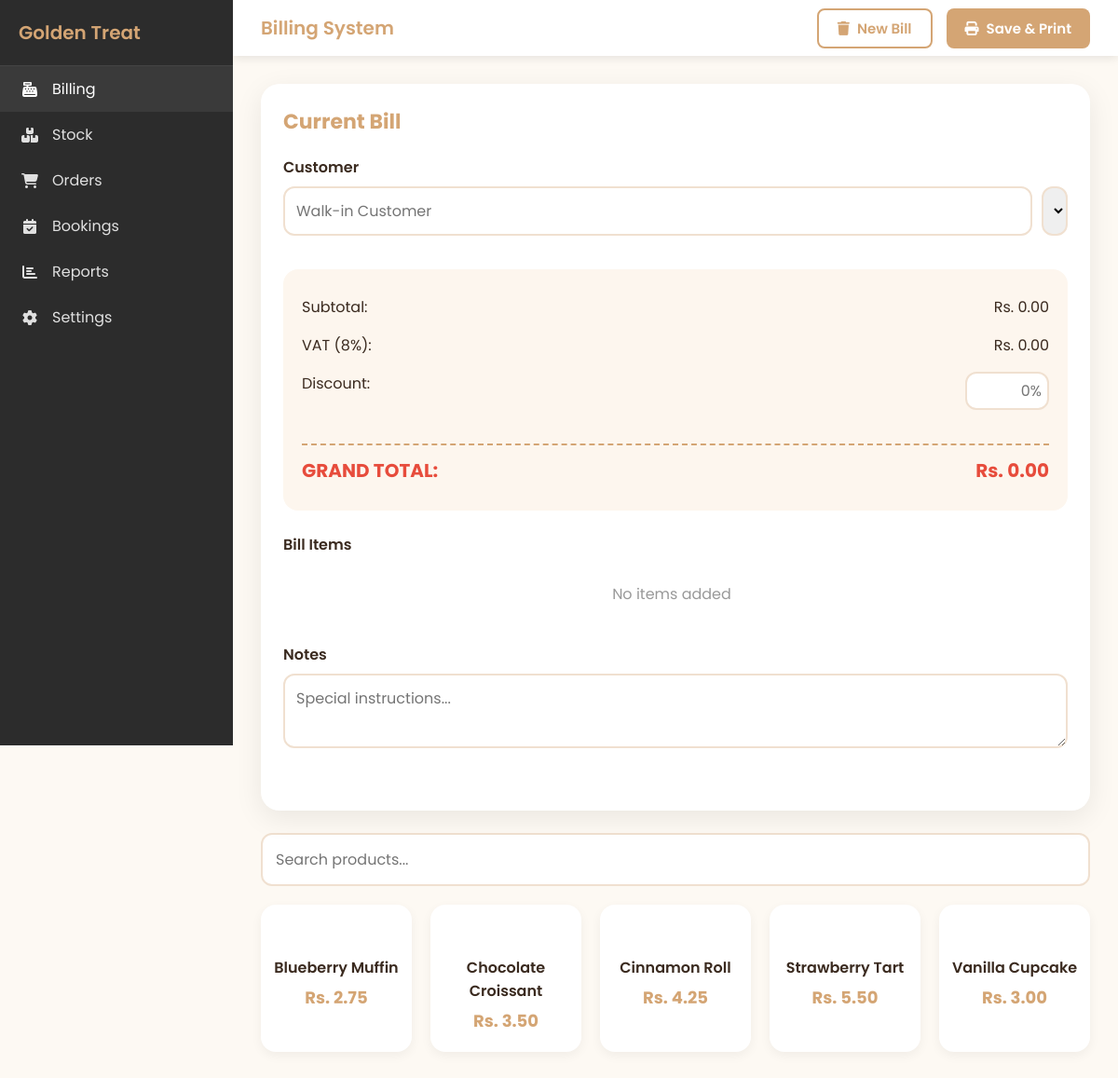
The app's page /billing/index.php with its own data.
### tables this page shows
CREATE TABLE IF NOT EXISTS products (
    id INT AUTO_INCREMENT PRIMARY KEY,
    name VARCHAR(255) NOT NULL,
    description TEXT,
    price DECIMAL(10, 2) NOT NULL,
    image VARCHAR(255) DEFAULT 'default.jpg',
    category VARCHAR(100),
    is_daily_special BOOLEAN DEFAULT 0,
    discount_percentage DECIMAL(5, 2) DEFAULT 0,
    visibility BOOLEAN DEFAULT 1,
    stock_quantity INT DEFAULT 0,
    created_at TIMESTAMP DEFAULT CURRENT_TIMESTAMP
);

CREATE TABLE settings (
    id INT PRIMARY KEY AUTO_INCREMENT,
    shop_name VARCHAR(255) NOT NULL,
    shop_slogan VARCHAR(255),
    shop_tel VARCHAR(50),
    shop_email VARCHAR(255),
    shop_address TEXT,
    thank_note TEXT,
    vat_percent DECIMAL(5,2) DEFAULT 0.00
);

### billing/index.php (the view, shortened to what this page needs)
<?php
$host = 'localhost';
$db   = 'golden_treat';
$user = 'root';
$pass = '';
$charset = 'utf8mb4';
$dsn = "mysql:host=$host;dbname=$db;charset=$charset";
$opt = [
    PDO::ATTR_ERRMODE            => PDO::ERRMODE_EXCEPTION,
    PDO::ATTR_DEFAULT_FETCH_MODE => PDO::FETCH_ASSOC,
    PDO::ATTR_EMULATE_PREPARES   => false,
];
$pdo = new PDO($dsn, $user, $pass, $opt);
$settings = $pdo->query("SELECT * FROM settings WHERE id = 1")->fetch();
$vatPercent = $settings ? (float)$settings['vat_percent'] : 8.0;
$products = $pdo->query("SELECT id, name, price, stock_quantity FROM products WHERE visibility = 1 ORDER BY name")->fetchAll();
?>
<!DOCTYPE html>
<html>
<head>
  <link rel="stylesheet" href="https://cdnjs.cloudflare.com/ajax/libs/font-awesome/6.4.0/css/all.min.css">
</head>
<body>
  <div class="sidebar">
    <div class="logo">
      <h1>Golden Treat</h1>
    </div>
    <div class="nav-item active">
      <i class="fas fa-cash-register"></i>
      <span class="nav-text">Billing</span>
    </div>
    <div class="nav-item" onclick="window.location='stock.php'">
      <i class="fas fa-boxes"></i>
      <span class="nav-text">Stock</span>
    </div>
    <div class="nav-item" onclick="window.location='orders.php'">
      <i class="fas fa-shopping-cart"></i>
      <span class="nav-text">Orders</span>
    </div>
    <div class="nav-item" onclick="window.location='bookings.php'">
      <i class="fas fa-calendar-check"></i>
      <span class="nav-text">Bookings</span>
    </div>
    <div class="nav-item" onclick="window.location='reports.php'">
      <i class="fas fa-chart-bar"></i>
      <span class="nav-text">Reports</span>
    </div>
    <div class="nav-item" onclick="openSettingsModal()">
      <i class="fas fa-cog"></i>
      <span class="nav-text">Settings</span>
    </div>
  </div>
  <div class="main">
    <div class="navbar">
      <div class="page-title">Billing System</div>
      <div class="navbar-actions">
        <button class="btn btn-outline no-print" onclick="clearBill()">
          <i class="fas fa-trash"></i> New Bill
        </button>
        <button class="btn btn-primary no-print" onclick="saveAndPrint()">
          <i class="fas fa-print"></i> Save & Print
        </button>
      </div>
    </div>
    <div class="content">
      <div class="billing-container">
        <div>
          <input type="text" id="search-products" placeholder="Search products..."
                 oninput="filterProducts()"
                 style="width:100%; padding:14px; font-size:16px; border-radius:12px; border:2px solid var(--border); margin-bottom:20px;">
          <div class="products-grid" id="products-grid">
            <?php foreach ($products as $p): ?>
              <div class="product-card" data-id="<?= $p['id'] ?>" data-name="<?= htmlspecialchars($p['name']) ?>"
                   onclick='addItem(<?= json_encode($p) ?>)'>
                <h3><?= htmlspecialchars($p['name']) ?></h3>
                <div class="price">Rs. <?= number_format($p['price'], 2) ?></div>
              </div>
            <?php endforeach; ?>
          </div>
        </div>
        <div class="bill-panel">
          <div class="panel-header">
            <div class="panel-title">Current Bill</div>
          </div>
          <div class="form-group">
            <label>Customer</label>
            <div style="display:flex; gap:10px;">
              <input type="text" id="customer-name" placeholder="Walk-in Customer" onfocus="openDebitModal()">
              <select id="payment-method" style="flex:1;" onchange="handlePaymentChange()">
                <option value="cash">Cash</option>
              </select>
            </div>
          </div>
          <div class="summary-box">
            <div class="summary-row">
              <span>Subtotal:</span>
              <span id="subtotal">Rs. 0.00</span>
            </div>
            <div class="summary-row">
              <span>VAT (<?= $vatPercent ?>%):</span>
              <span id="vat">Rs. 0.00</span>
            </div>
            <div class="summary-row">
              <span>Discount:</span>
              <input type="text" id="discount" placeholder="0%" style="width:90px; text-align:right; padding:6px;" onblur="calculate()">
            </div>
            <div class="summary-row total">
              <span>GRAND TOTAL:</span>
              <span id="total">Rs. 0.00</span>
            </div>
          </div>
          <div class="form-group">
            <label>Bill Items</label>
            <div class="bill-items" id="bill-items">
            </div>
          </div>
          <div class="form-group">
            <label>Notes</label>
            <textarea id="notes" placeholder="Special instructions..."></textarea>
          </div>
        </div>
      </div>
    </div>
  </div>
</body>
</html>

### billing/index.php (style rules this page uses)
* { margin: 0; padding: 0; box-sizing: border-box; font-family: 'Poppins', sans-serif; }
:root { --primary: #d4a574; --primary-dark: #b88a5f; --text: #3a2a1f; --light: #fdf9f3; --card: #ffffff; --border: #f0e0d0; --sidebar-bg: #2c2c2c; --sidebar-text: #e0e0e0; --sidebar-hover: #3a3a3a; }
body { background: var(--light); color: var(--text); display: flex; min-height: 100vh; }
.sidebar { width: 250px; background: var(--sidebar-bg); color: var(--sidebar-text); padding: 20px 0; transition: all 0.3s; height: 100vh; position: fixed; overflow-y: auto; }
.logo { padding: 0 20px 20px; border-bottom: 1px solid #444; }
.logo h1 { font-size: 20px; font-weight: 600; color: var(--primary); }
.nav-item { padding: 12px 20px; display: flex; align-items: center; gap: 12px; cursor: pointer; transition: all 0.2s; }
.nav-item:hover, .nav-item.active { background: var(--sidebar-hover); color: white; }
.nav-item i { width: 24px; text-align: center; }
.main { flex: 1; margin-left: 250px; display: flex; flex-direction: column; }
.navbar { background: white; padding: 0 30px; height: 60px; display: flex; align-items: center; justify-content: space-between; box-shadow: 0 2px 10px rgba(0,0,0,0.1); }
.page-title { font-size: 20px; font-weight: 600; color: var(--primary); }
.navbar-actions { display: flex; gap: 15px; }
.btn { padding: 8px 20px; border: none; border-radius: 8px; font-weight: 600; cursor: pointer; display: flex; align-items: center; gap: 8px; font-size: 15px; }
.btn-primary { background: var(--primary); color: white; }
.btn-outline { background: transparent; border: 2px solid var(--primary); color: var(--primary); }
.content { padding: 30px; flex: 1; }
.billing-container { display: grid; grid-template-columns: 1fr 400px; gap: 24px; max-width: 1600px; }
@media (max-width: 1200px) { .billing-container { grid-template-columns: 1fr; } }
@media (max-width: 1200px) { .bill-panel { order: -1; } }
.products-grid { display: grid; grid-template-columns: repeat(auto-fill, minmax(150px, 1fr)); gap: 20px; }
.product-card { background: var(--card); border-radius: 16px; padding: 20px 10px; text-align: center; cursor: pointer; transition: all 0.2s; box-shadow: 0 4px 12px rgba(0,0,0,0.05); }
.product-card h3 { font-size: 16px; margin: 10px 0 6px; font-weight: 600; }
.product-card .price { font-weight: 700; color: var(--primary); font-size: 18px; }
.bill-panel { background: var(--card); border-radius: 20px; padding: 24px; box-shadow: 0 8px 30px rgba(0,0,0,0.08); height: fit-content; position: sticky; top: 90px; }
.panel-header { display: flex; justify-content: space-between; align-items: center; margin-bottom: 20px; }
.panel-title { font-size: 22px; font-weight: 700; color: var(--primary); }
.summary-box { background: #fdf6ee; border-radius: 16px; padding: 20px; margin-bottom: 24px; }
.summary-row { display: flex; justify-content: space-between; padding: 8px 0; font-size: 16px; }
.summary-row.total { font-weight: 700; color: #e74c3c; font-size: 20px; margin-top: 12px; padding-top: 12px; border-top: 2px dashed var(--primary); }
input, select, textarea { width: 100%; padding: 12px; border: 2px solid var(--border); border-radius: 12px; font-size: 16px; margin-bottom: 16px; }
textarea { min-height: 80px; resize: vertical; }
.bill-items { max-height: 200px; overflow-y: auto; margin-bottom: 20px; padding-right: 8px; }
.form-group { margin-bottom: 20px; }
.form-group label { display: block; margin-bottom: 8px; font-weight: 600; color: var(--text); }

### records on screen
products: name "Blueberry Muffin", price "2.75"
products: name "Chocolate Croissant", price "3.50"
products: name "Cinnamon Roll", price "4.25"
products: name "Strawberry Tart", price "5.50"
products: name "Vanilla Cupcake", price "3.00"
settings: vat_percent "8"
